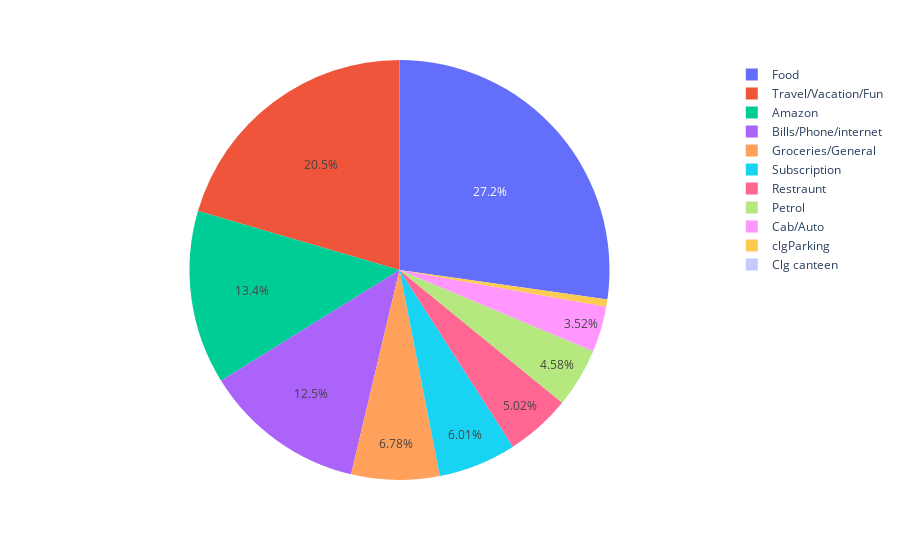

This figure's notebook cell:
### Code cell
import matplotlib.pyplot as plt
import plotly.express as px
import seaborn as sns


fig = px.pie(catexp_df, values='Expense', names='Category')
fig.update_traces(textposition='inside')
fig.update_layout(uniformtext_minsize=12, uniformtext_mode='hide')
fig.show()

### Figure 1 — Plotly figure (JSON) as saved in the notebook; plotly's stock layout.template omitted (floating-point values rounded to 4 significant figures)
{"data": [{"domain": {"x": [0, 1], "y": [0, 1]}, "hovertemplate": "Category=%{label}<br>Expense=%{value}<extra></extra>", "labels": ["Food", "Bills/Phone/internet", "Groceries/General", "Restraunt", "Subscription", "Amazon", "clgParking", "Clg canteen", "Petrol", "Cab/Auto", "Travel/Vacation/Fun"], "legendgroup": "", "name": "", "showlegend": true, "textposition": "inside", "type": "pie", "values": [38020.0, 17380.0, 9462, 7003.0, 8386, 18680.0, 760, 10, 6389.0, 4913.0, 28550.0]}], "layout": {"legend": {"tracegroupgap": 0}, "margin": {"t": 60}, "uniformtext": {"minsize": 12, "mode": "hide"}}}
